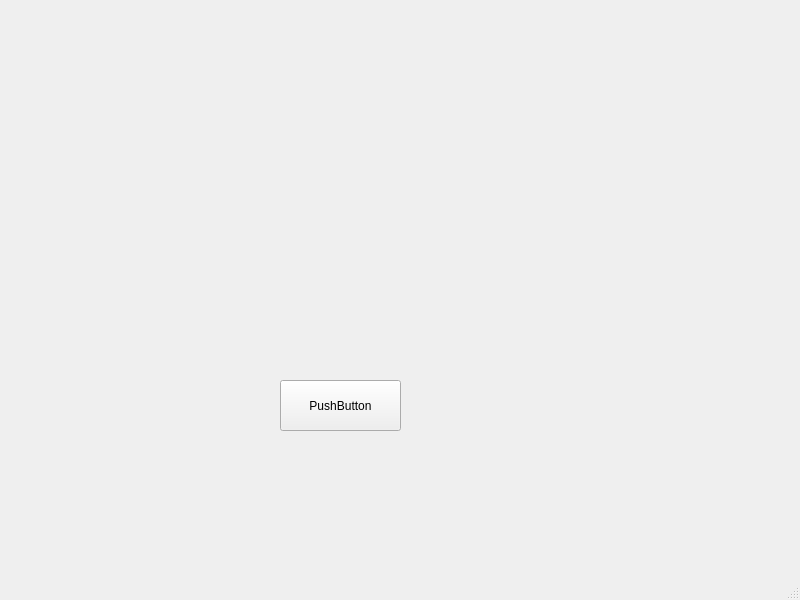
<?xml version="1.0" encoding="UTF-8"?>
<ui version="4.0">
 <class>MainWindow</class>
 <widget class="QMainWindow" name="MainWindow">
  <property name="geometry">
   <rect>
    <x>0</x>
    <y>0</y>
    <width>800</width>
    <height>600</height>
   </rect>
  </property>
  <property name="windowTitle">
   <string>MainWindow</string>
  </property>
  <widget class="QWidget" name="centralwidget">
   <widget class="QLabel" name="label">
    <property name="geometry">
     <rect>
      <x>190</x>
      <y>160</y>
      <width>331</width>
      <height>181</height>
     </rect>
    </property>
    <property name="font">
     <font>
      <pointsize>20</pointsize>
     </font>
    </property>
    <property name="text">
     <string/>
    </property>
   </widget>
   <widget class="QPushButton" name="pushButton">
    <property name="geometry">
     <rect>
      <x>280</x>
      <y>380</y>
      <width>121</width>
      <height>51</height>
     </rect>
    </property>
    <property name="text">
     <string>PushButton</string>
    </property>
   </widget>
  </widget>
  <widget class="QMenuBar" name="menubar">
   <property name="geometry">
    <rect>
     <x>0</x>
     <y>0</y>
     <width>800</width>
     <height>21</height>
    </rect>
   </property>
  </widget>
  <widget class="QStatusBar" name="statusbar"/>
 </widget>
 <resources/>
 <connections/>
</ui>
